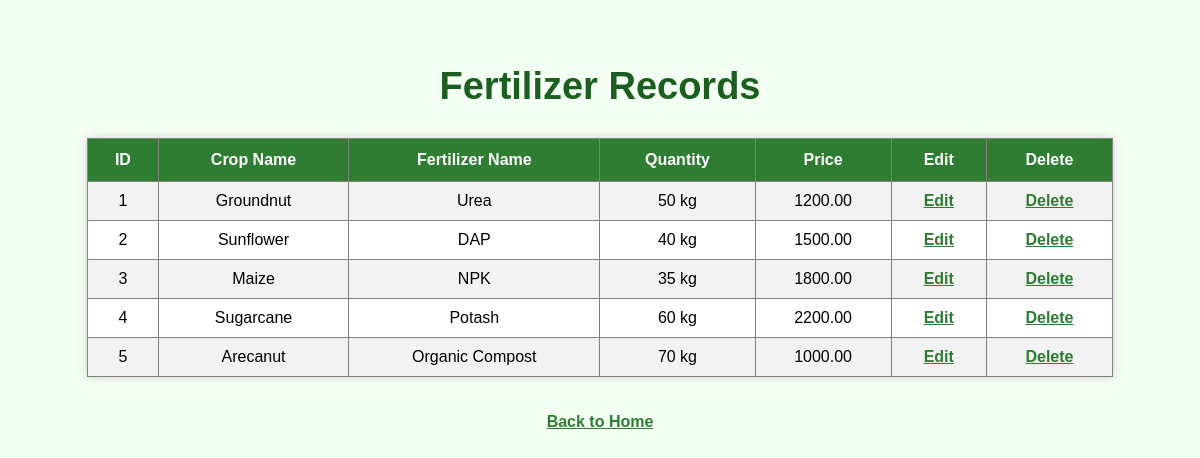
Page /view_fertilizers.php on the committed database.
### tables this page shows
CREATE TABLE `fertilizers` (
  `fertilizer_id` int(11) NOT NULL,
  `crop_name` varchar(100) DEFAULT NULL,
  `fertilizer_name` varchar(100) DEFAULT NULL,
  `quantity` varchar(50) DEFAULT NULL,
  `price` decimal(10,2) DEFAULT NULL
);

### view_fertilizers.php (the view, shortened to what this page needs)
<?php
include 'db.php';
$sql = "SELECT * FROM fertilizers";
$result = mysqli_query($conn, $sql);
?>
<!DOCTYPE html>
<html>
<head>
    <link rel="stylesheet" href="style.css">
</head>
<body>
<div class="container">
    <h1>Fertilizer Records</h1>
    <table border="1" cellpadding="10" cellspacing="0" align="center">
        <tr>
            <th>ID</th>
            <th>Crop Name</th>
            <th>Fertilizer Name</th>
            <th>Quantity</th>
            <th>Price</th>
            <th>Edit</th>
            <th>Delete</th>
        </tr>
        <?php
        while($row = mysqli_fetch_assoc($result)) {
        ?>
        <tr>
            <td><?php echo $row['fertilizer_id']; ?></td>
            <td><?php echo $row['crop_name']; ?></td>
            <td><?php echo $row['fertilizer_name']; ?></td>
            <td><?php echo $row['quantity']; ?></td>
            <td><?php echo $row['price']; ?></td>
            <td>
                <a href="edit_fertilizer.php?id=<?php echo $row['fertilizer_id']; ?>">
                    Edit
                </a>
            </td>
            <td>
                <a href="delete_fertilizer.php?id=<?php echo $row['fertilizer_id']; ?>">
                    Delete
                </a>
            </td>
        </tr>
        <?php
        }
        ?>
    </table>
    <br><br>
    <a href="index.php">Back to Home</a>
</div>
</body>
</html>

### style.css (style rules this page uses)
body { margin: 0; padding: 0; padding-bottom: 70px; font-family: Arial, sans-serif; background: #f4fff4; }
.container { width: 90%; margin: auto; text-align: center; padding-top: 40px; }
h1 { color: #1b5e20; margin-bottom: 30px; font-size: 38px; }
table { width: 95%; margin: auto; border-collapse: collapse; background: white; box-shadow: 0px 0px 10px lightgray; }
table th { background: #2e7d32; color: white; padding: 12px; }
table td { padding: 10px; }
table tr:nth-child(even) { background: #f2f2f2; }
a { color: #2e7d32; font-weight: bold; }

### rows in the picture
fertilizers: fertilizer_id "1", crop_name "Groundnut", fertilizer_name "Urea", quantity "50 kg", price "1200.00"
fertilizers: fertilizer_id "2", crop_name "Sunflower", fertilizer_name "DAP", quantity "40 kg", price "1500.00"
fertilizers: fertilizer_id "3", crop_name "Maize", fertilizer_name "NPK", quantity "35 kg", price "1800.00"
fertilizers: fertilizer_id "4", crop_name "Sugarcane", fertilizer_name "Potash", quantity "60 kg", price "2200.00"
fertilizers: fertilizer_id "5", crop_name "Arecanut", fertilizer_name "Organic Compost", quantity "70 kg", price "1000.00"
